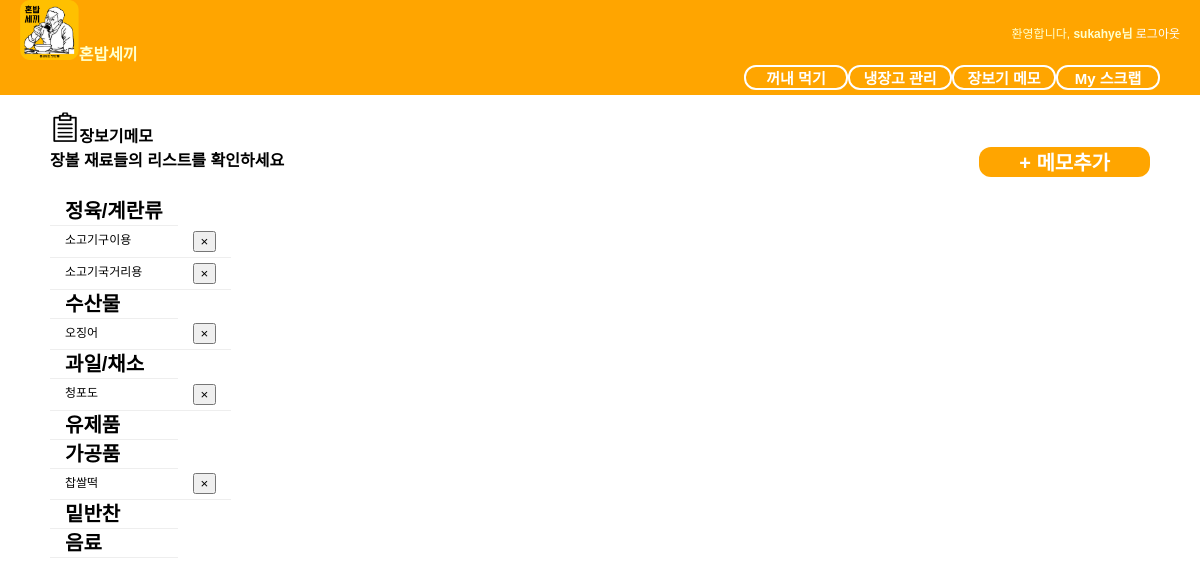
/fridge/shopping/ (signed in), run on an earlier commit of the app's database.
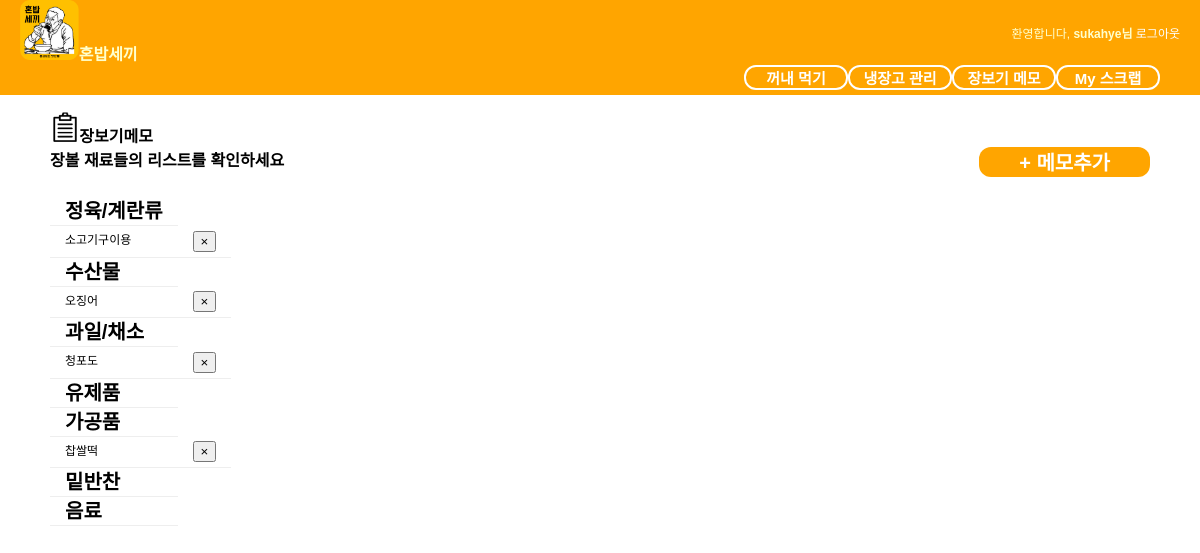
And on a later commit of the database.
### fridge/models.py (models this page shows, shortened)
class ShoppingItem(models.Model):
    owner = models.ForeignKey(User, null=True)
    iteminfo = models.ForeignKey(Ingredient, null=True)
    @staticmethod
    def get_shopping_item(owner):
        user_shopping_list = ShoppingItem.objects.filter(owner=owner)
        shopping_list = {}
        shopping_list['meat'] = user_shopping_list.filter(iteminfo__type=1)
        shopping_list['seafood'] = user_shopping_list.filter(iteminfo__type=2)
        shopping_list['fruit'] = user_shopping_list.filter(iteminfo__type=3)
        shopping_list['grain'] = user_shopping_list.filter(iteminfo__type=4)
        shopping_list['milk'] = user_shopping_list.filter(iteminfo__type=5)
        shopping_list['made'] = user_shopping_list.filter(iteminfo__type=6)
        shopping_list['side'] = user_shopping_list.filter(iteminfo__type=7)
        shopping_list['drink'] = user_shopping_list.filter(iteminfo__type=8)
        return shopping_list

class Ingredient(models.Model):
    ingredientName = models.CharField(max_length=50)
    type = models.IntegerField(default=0)
    category = models.IntegerField(default=0)
    storageMethod = models.IntegerField(default=0)
    unit = models.CharField(max_length=100)
    defaultValue = models.IntegerField(default=0)
    ingredientCode = models.IntegerField(default=0)
    def __str__(self):
        return self.ingredientName

### fridge/views.py (the view, shortened to what this page needs)
# urls.py: url(r'^(?P<pk>[0-9]+)/delete/$', ShoppingList.as_view(), name="delete"),
class ShoppingList(View):
    def get(self, request):
        template_name = 'fridge/shopping_memo.html'
        owner = request.user
        shopping_list = ShoppingItem.get_shopping_item(owner)
        return render(request, template_name, {'meat': shopping_list['meat'],
                                               'seafood': shopping_list['seafood'],
                                               'fruit': shopping_list['fruit'],
                                               'grain': shopping_list['grain'],
                                               'milk': shopping_list['milk'],
                                               'made': shopping_list['made'],
                                               'side': shopping_list['side'],
                                               'drink': shopping_list['drink'],
                                               })

### fridge/templates/fridge/shopping_memo.html (shortened to what this page needs)
{% extends "base.html" %}
{% load staticfiles %}
{% block extrastyle %}{% static "fridge/shopping_memo.css" %}{% endblock %}
{% block content %}
<div id="content">
    <p>
        <span class="basketlist"><img src="{% static 'img/memo.png' %}" style="height:30px;">장보기메모<br></span>
        <span class="basketlist">장볼 재료들의 리스트를 확인하세요</span>
        <span id="addmemo"><a href="{% url 'fridge:adding_shopping' %}">&#43 메모추가</a></span>
    </p>
    <table>
        <tbody>
        <tr class="type"><td>정육/계란류</td></tr>
        <br>
        {% for a in meat %}
            <tr>
                <td>{{ a.iteminfo }}</td>
                <td><form method="POST" action="{% url 'fridge:delete' a.id %}">{% csrf_token %}<input type="submit" value="&times"></form></td>
            </tr>
        {% endfor %}
        <tr class="type"><td>수산물</td></tr>
       {% for a in seafood %}
            <tr>
                <td>{{ a.iteminfo }}</td>
                <td><form method="POST" action="{% url 'fridge:delete' a.id %}">{% csrf_token %}<input type="submit" value="&times"></form></td>
            </tr>
        {% endfor %}
        <tr class="type"><td>과일/채소</td></tr>
        {% for a in fruit %}
            <tr>
                <td>{{ a.iteminfo }}</td>
                <td><form method="POST" action="{% url 'fridge:delete' a.id %}">{% csrf_token %}<input type="submit" value="&times"></form></td>
            </tr>
        {% endfor %}
        <tr class="type"><td>유제품</td></tr>
         <tr class="type"><td>가공품</td></tr>
        {% for a in made %}
            <tr>
                <td>{{ a.iteminfo }}</td>
                <td><form method="POST" action="{% url 'fridge:delete' a.id %}">{% csrf_token %}<input type="submit" value="&times"></form></td>
            </tr>
        {% endfor %}
         <tr class="type"><td>밑반찬</td></tr>
        <tr class="type"><td>음료</td></tr>
        </tbody>
    </table>
</div>
{% endblock %}

What changed in the data, as far as the page shows it:
removed ShoppingItem: iteminfo "소고기국거리용", shown under "환영합니다, sukahye님로그아웃"
